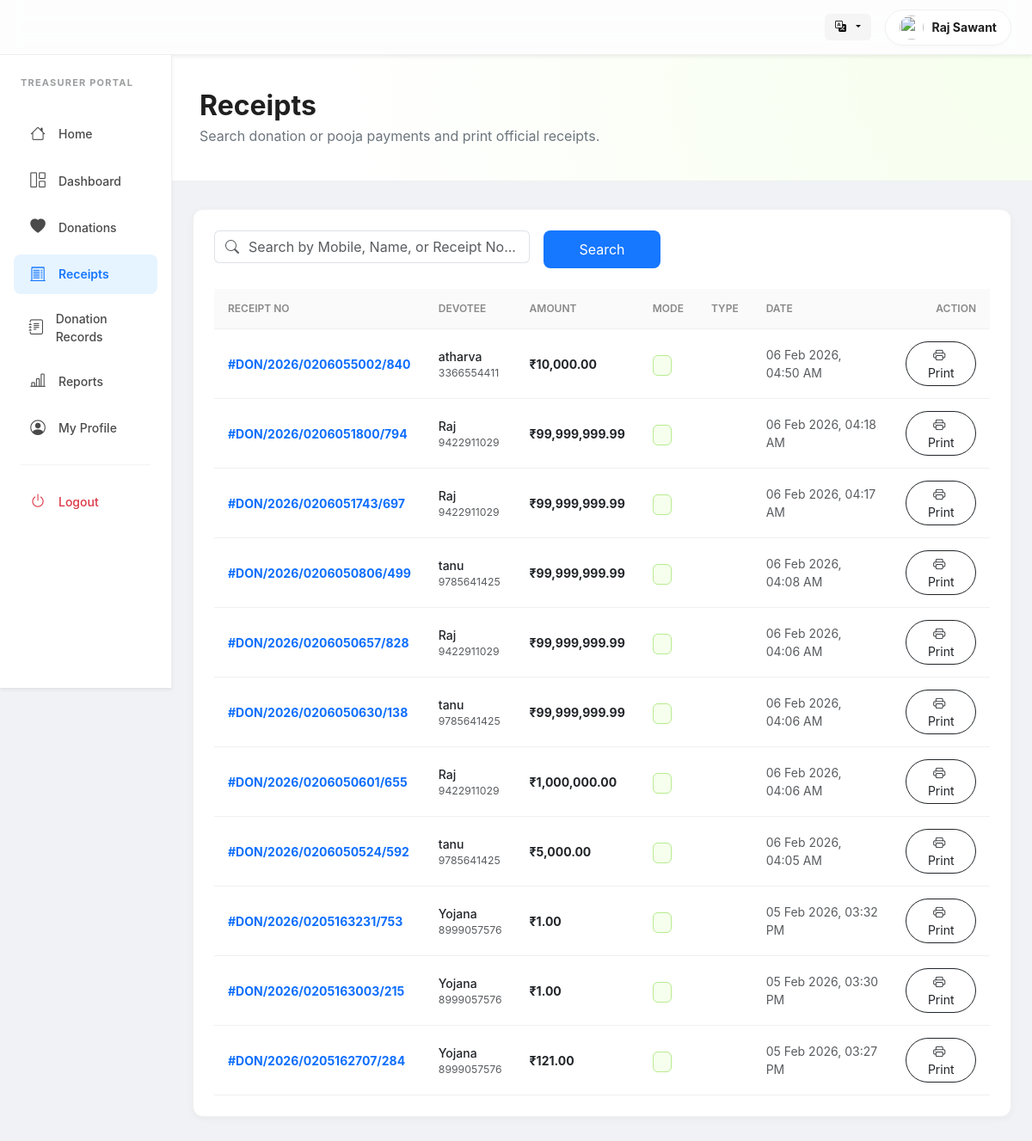
Screenshot of /users/treasurer/receipts.php (signed in) with the database file from the repository.
### tables this page shows
CREATE TABLE `payments` (
  `id` int(11) NOT NULL,
  `receipt_id` int(11) DEFAULT NULL,
  `user_id` int(11) DEFAULT NULL,
  `donor_name` varchar(100) DEFAULT NULL,
  `amount` decimal(10,2) NOT NULL,
  `note` text DEFAULT NULL,
  `payment_method` enum('upi','cash','card','netbanking') NOT NULL,
  `transaction_ref` varchar(100) DEFAULT NULL,
  `status` enum('pending','success','failed') DEFAULT 'pending',
  `created_at` timestamp NOT NULL DEFAULT current_timestamp()
);

CREATE TABLE `receipt` (
  `id` int(11) NOT NULL,
  `user_id` int(11) DEFAULT NULL,
  `receipt_no` varchar(50) DEFAULT NULL,
  `purpose` enum('donation','pooja','contribution') NOT NULL,
  `amount` decimal(10,2) NOT NULL DEFAULT 0.00,
  `source_table` varchar(50) NOT NULL,
  `issued_on` datetime DEFAULT current_timestamp(),
  `created_at` timestamp NOT NULL DEFAULT current_timestamp()
);

CREATE TABLE `users` (
  `id` int(11) NOT NULL,
  `first_name` varchar(100) NOT NULL,
  `last_name` varchar(100) DEFAULT NULL,
  `phone` varchar(20) DEFAULT NULL,
  `photo` varchar(255) NOT NULL,
  `email` varchar(150) NOT NULL,
  `password` varchar(255) NOT NULL,
  `created_at` timestamp NOT NULL DEFAULT current_timestamp()
);

### includes/lang.php (called while the page is built, shortened)
<?php
$lang = $_SESSION['lang']
    ?? $_COOKIE['lang']
    ?? 'en';

### includes/user_avatar.php (called while the page is built, shortened)
<?php
function get_user_avatar_url(string $uploadsPrefix = ''): string
{
    $name = trim($_SESSION['user_name'] ?? 'User');
    $photo = $_SESSION['user_photo'] ?? '';
    if (!empty($photo)) {
        $prefix = $uploadsPrefix;
        return $prefix . 'uploads/users/' . basename($photo);
    }
    return 'https://ui-avatars.com/api/?name=' . urlencode($name ?: 'User') . '&background=random';
}

### users/treasurer/receipts.php (the view, shortened to what this page needs)
<?php
require __DIR__ . '/../../includes/lang.php';
require __DIR__ . '/../../includes/user_avatar.php';
require __DIR__ . '/../../config/db.php';
$loggedInUserPhoto = get_user_avatar_url('../../');
$search = $_GET['search'] ?? '';
$receipts = [];
if ($con) {
    $query = "
        SELECT
            r.id,
            r.receipt_no,
            r.created_at,
            p.amount,
            p.payment_method,
            COALESCE(u.first_name, 'Guest') AS devotee_name,
            u.phone
        FROM receipt r
        JOIN payments p ON p.receipt_id = r.id
        LEFT JOIN users u ON u.id = p.user_id
        WHERE 1=1
    ";
    $query .= " ORDER BY r.created_at DESC LIMIT 50";
    $result = mysqli_query($con, $query);
    while ($row = mysqli_fetch_assoc($result)) {
        $receipts[] = $row;
    }
}
?>
<!DOCTYPE html>
<html lang="<?= $lang ?>">
<head>
    <link href="https://cdn.jsdelivr.net/npm/bootstrap@5.3.0/dist/css/bootstrap.min.css" rel="stylesheet">
    <link rel="stylesheet" href="https://cdn.jsdelivr.net/npm/bootstrap-icons@1.10.5/font/bootstrap-icons.css">
</head>
<body>
    <header class="ant-header shadow-sm">
        <div class="container-fluid px-4 d-flex align-items-center justify-content-between">
            <div class="d-flex align-items-center gap-3">
                <div class="dropdown">
                    <button class="lang-btn dropdown-toggle" type="button" data-bs-toggle="dropdown">
                        <i class="bi bi-translate me-1"></i>
                    </button>
                </div>
                <div class="user-pill">
                    <img src="<?= htmlspecialchars($loggedInUserPhoto) ?>" class="rounded-circle" width="28" height="28"
                        style="object-fit: cover;">
                    <span
                        class="small fw-bold d-none d-md-inline"><?= htmlspecialchars($_SESSION['user_name']) ?></span>
                </div>
            </div>
        </div>
    </header>
    <div class="container-fluid">
        <div class="row">
            <?php include 'sidebar.php'; ?>
            <main class="col-lg-10 p-0">
                <div class="dashboard-hero">
                    <h2 class="fw-bold mb-1">Receipts</h2>
                    <p class="text-secondary mb-0">
                        Search donation or pooja payments and print official receipts.
                    </p>
                </div>
                <div class="px-4 pb-5">
                    <div class="ant-card p-4">
                        <form method="GET" class="row g-3 mb-4">
                            <div class="col-md-5">
                                <div class="input-group">
                                    <span class="input-group-text bg-white border-end-0"><i
                                            class="bi bi-search text-muted"></i></span>
                                    <input type="text" name="search" class="form-control border-start-0 ps-0"
                                        placeholder="Search by Mobile, Name, or Receipt No..."
                                        value="<?= htmlspecialchars($search) ?>">
                                </div>
                            </div>
                            <div class="col-md-2">
                                <button class="btn btn-primary w-100">
                                    Search
                                </button>
                            </div>
                        </form>
                        <div class="table-responsive">
                            <table class="table ant-table mb-0">
                                <thead>
                                    <tr>
                                        <th>Receipt No</th>
                                        <th>Devotee</th>
                                        <th>Amount</th>
                                        <th>Mode</th>
                                        <th>Type</th>
                                        <th>Date</th>
                                        <th class="text-end">Action</th>
                                    </tr>
                                </thead>
                                <tbody>
                                    <?php if (!empty($receipts)): ?>
                                        <?php foreach ($receipts as $r):
                                            $badge = 'badge-cash';
                                            ?>
                                            <tr>
                                                <td class="fw-bold text-primary">
                                                    #<?= htmlspecialchars($r['receipt_no']) ?>
                                                </td>
                                                <td>
                                                    <div class="fw-medium text-dark"><?= htmlspecialchars($r['devotee_name']) ?>
                                                    </div>
                                                    <div class="text-muted small"><?= htmlspecialchars($r['phone'] ?? '-') ?>
                                                    </div>
                                                </td>
                                                <td class="fw-bold">₹<?= number_format($r['amount'], 2) ?></td>
                                                <td>
                                                    <span class="badge-soft <?= $badge ?>">
                                                    </span>
                                                </td>
                                                <td><?= ucfirst(htmlspecialchars($r['category'])) ?></td>
                                                <td class="text-muted small">
                                                    <?= date('d M Y, h:i A', strtotime($r['created_at'])) ?>
                                                </td>
                                                <td class="text-end">
                                                    <a href="print_receipt.php?id=<?= $r['id'] ?>" target="_blank"
                                                        class="btn btn-sm btn-outline-dark rounded-pill px-3">
                                                        <i class="bi bi-printer me-1"></i> Print
                                                    </a>
                                                </td>
                                            </tr>
                                        <?php endforeach; ?>
                                    <?php endif; ?>
                                </tbody>
                            </table>
                        </div>
                    </div>
                </div>
            </main>
        </div>
    </div>
</body>
</html>

### css/sidebar.css (style rules this page uses)
:root { --sb-width: 280px; --sb-bg: #ffffff; --sb-hover-bg: #f3f3f3; --sb-active-bg: #e6f4ff; --sb-active-text: #1677ff; --sb-text: #4a4a4a; --sb-text-hover: #000000; --sb-border-color: #f0f0f0; --sb-radius: 8px; --sb-transition: all 0.25s ease-in-out; --sb-top-offset: 0px; }

### users/treasurer/receipts.php (style rules this page uses)
:root { --ant-primary: #1677ff; --ant-primary-hover: #4096ff; --ant-bg-layout: #f0f2f5; --ant-border-color: #f0f0f0; --ant-text: rgba(0, 0, 0, 0.88); --ant-text-sec: rgba(0, 0, 0, 0.45); --ant-radius: 12px; --ant-shadow: 0 6px 16px 0 rgba(0, 0, 0, 0.08); --tr-active-text: #52c41a; --tr-active-bg: #f6ffed; }
body { font-family: -apple-system, BlinkMacSystemFont, 'Segoe UI', Roboto, sans-serif; background-color: var(--ant-bg-layout); color: var(--ant-text); -webkit-user-select: none; user-select: none; }
input, textarea, select { -webkit-user-select: text; user-select: text; }
.ant-header { background: rgba(255, 255, 255, 0.85); backdrop-filter: blur(12px); height: 64px; display: flex; align-items: center; border-bottom: 1px solid var(--ant-border-color); position: sticky; top: 0; z-index: 1000; }
.user-pill { background: #fff; padding: 6px 16px; border-radius: 50px; border: 1px solid var(--ant-border-color); display: flex; align-items: center; gap: 10px; box-shadow: 0 2px 4px rgba(0, 0, 0, 0.02); }
.lang-btn { border: none; background: #f5f5f5; font-size: 13px; font-weight: 600; padding: 6px 12px; border-radius: 6px; transition: 0.2s; }
.dashboard-hero { background: radial-gradient(circle at top right, #f6ffed 0%, #ffffff 80%); padding: 40px 32px; border-bottom: 1px solid var(--ant-border-color); margin-bottom: 32px; }
.ant-card { background: #fff; border: 1px solid var(--ant-border-color); border-radius: var(--ant-radius); box-shadow: 0 2px 8px rgba(0, 0, 0, 0.04); }
.ant-table th { background: #fafafa; font-weight: 600; padding: 14px 16px; font-size: 12px; color: var(--ant-text-sec); text-transform: uppercase; border-bottom: 1px solid var(--ant-border-color); }
.ant-table td { padding: 14px 16px; border-bottom: 1px solid var(--ant-border-color); vertical-align: middle; font-size: 14px; }
.badge-soft { padding: 4px 10px; border-radius: 6px; font-size: 11px; font-weight: 600; text-transform: capitalize; }
.badge-cash { background: #f6ffed; color: #52c41a; border: 1px solid #b7eb8f; }
.btn-primary { background: var(--ant-primary); border: none; border-radius: 8px; padding: 10px 20px; transition: 0.2s; }

### users/treasurer/sidebar.php (style rules this page uses)
:root { --sb-top-offset: 64px; }

### rows the page displays
payments: receipt.receipt_no "DON/2026/0206055002/840", devotee_name "atharva", user.phone "3366554411", amount "10,000.00", receipt.created_at "06 Feb 2026, 04:50 AM"
payments: receipt.receipt_no "DON/2026/0206051800/794", devotee_name "Raj", user.phone "9422911029", amount "99,999,999.99", receipt.created_at "06 Feb 2026, 04:18 AM"
payments: receipt.receipt_no "DON/2026/0206051743/697", devotee_name "Raj", user.phone "9422911029", amount "99,999,999.99", receipt.created_at "06 Feb 2026, 04:17 AM"
payments: receipt.receipt_no "DON/2026/0206050806/499", devotee_name "tanu", user.phone "9785641425", amount "99,999,999.99", receipt.created_at "06 Feb 2026, 04:08 AM"
payments: receipt.receipt_no "DON/2026/0206050657/828", devotee_name "Raj", user.phone "9422911029", amount "99,999,999.99", receipt.created_at "06 Feb 2026, 04:06 AM"
payments: receipt.receipt_no "DON/2026/0206050630/138", devotee_name "tanu", user.phone "9785641425", amount "99,999,999.99", receipt.created_at "06 Feb 2026, 04:06 AM"
payments: receipt.receipt_no "DON/2026/0206050601/655", devotee_name "Raj", user.phone "9422911029", amount "1,000,000.00", receipt.created_at "06 Feb 2026, 04:06 AM"
payments: receipt.receipt_no "DON/2026/0206050524/592", devotee_name "tanu", user.phone "9785641425", amount "5,000.00", receipt.created_at "06 Feb 2026, 04:05 AM"
payments: receipt.receipt_no "DON/2026/0205163231/753", devotee_name "Yojana", user.phone "8999057576", amount "1.00", receipt.created_at "05 Feb 2026, 03:32 PM"
payments: receipt.receipt_no "DON/2026/0205163003/215", devotee_name "Yojana", user.phone "8999057576", amount "1.00", receipt.created_at "05 Feb 2026, 03:30 PM"
payments: receipt.receipt_no "DON/2026/0205162707/284", devotee_name "Yojana", user.phone "8999057576", amount "121.00", receipt.created_at "05 Feb 2026, 03:27 PM"

### other values shown
$_SESSION['user_name'] "Raj Sawant"
$t['home'] "Home"
$t['logout'] "Logout"
